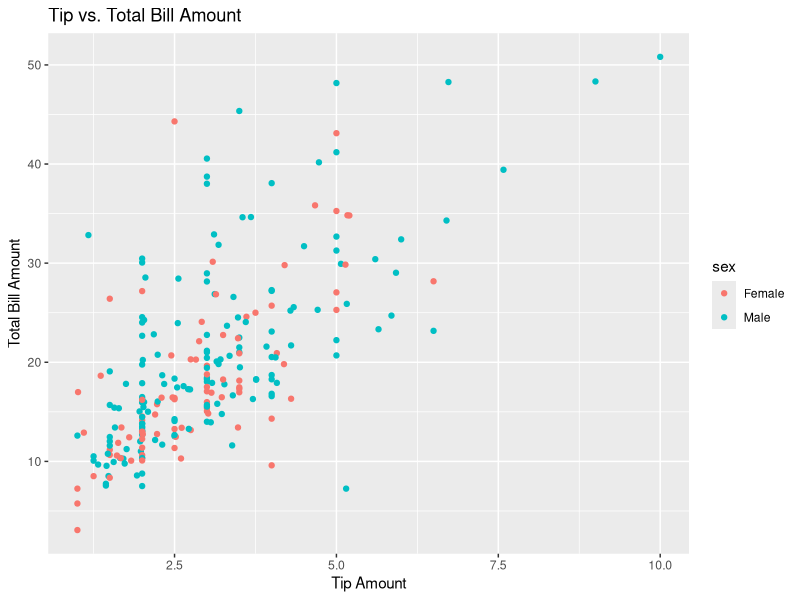
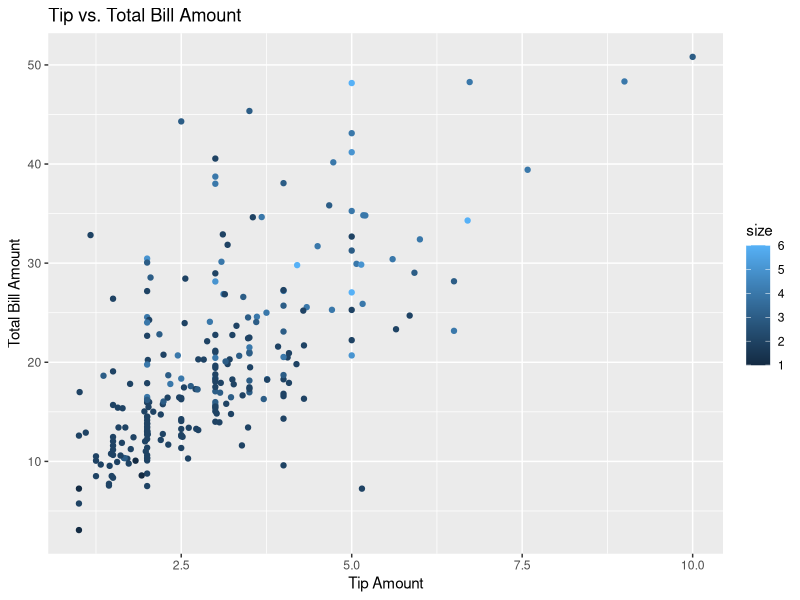
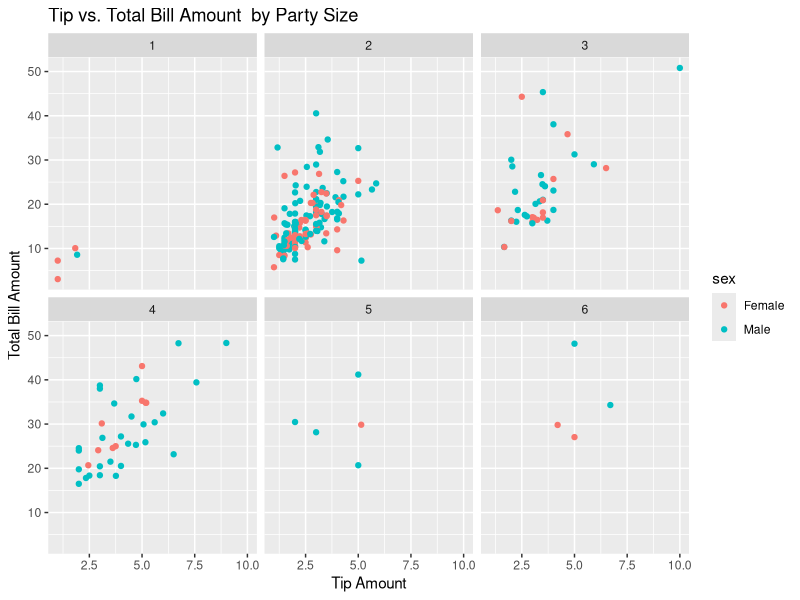
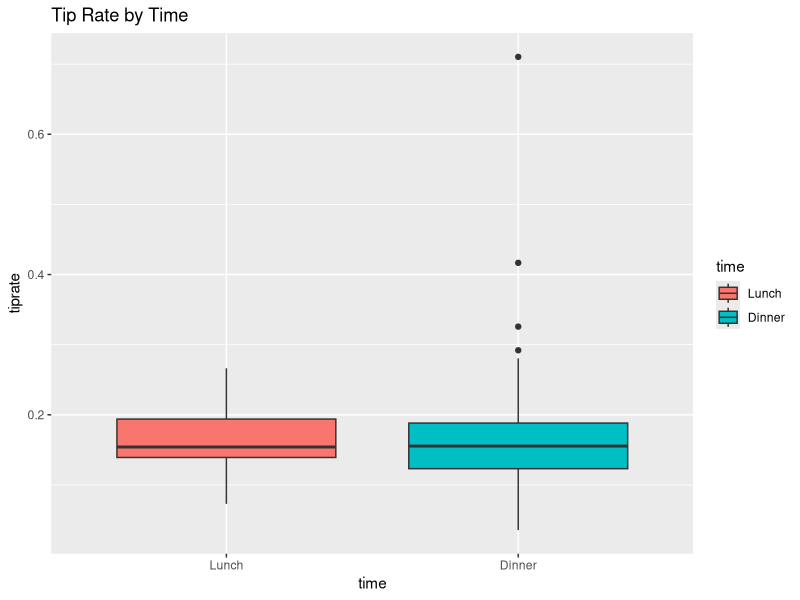
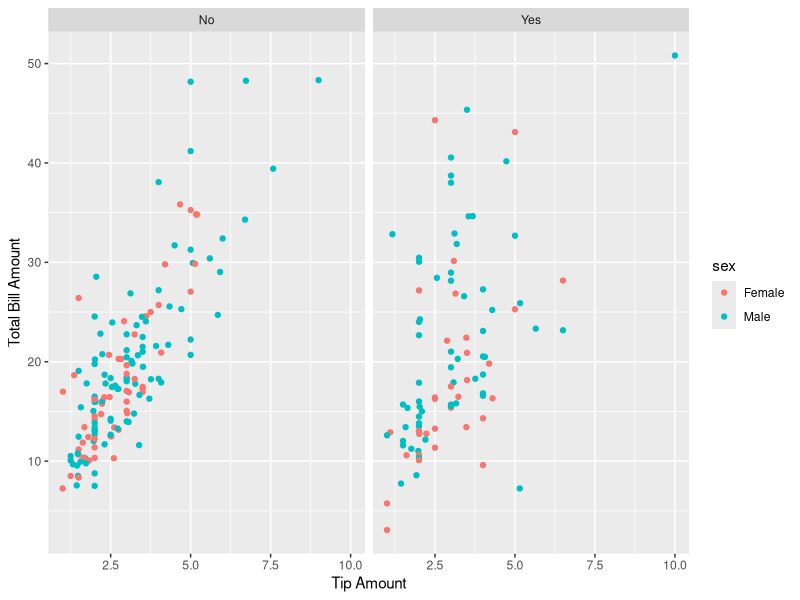
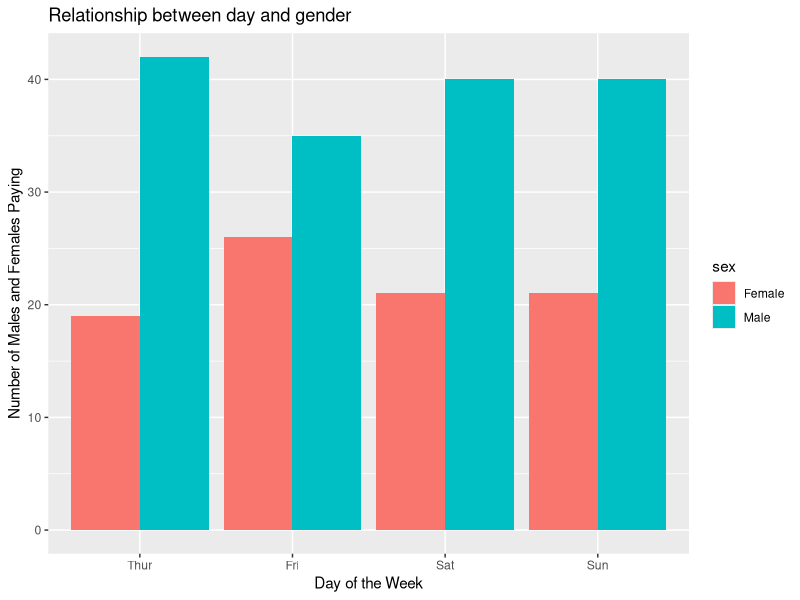

Write R code to recreate these figures, in order.
## ---- chunk 1
knitr::opts_chunk$set(echo = TRUE)
## ---- chunk 2
data(tips, package = "reshape2") # Loading the data set.
## ---- chunk 3
# How many parties did the waiter serve? Don't forget to store the number and print

names(tips)

numParty <- sum(table(tips$size))
print(numParty)


## ---- chunk 4
#What are the types of variables in the data frame?

str(tips) 
summary(tips)

## ---- chunk 5

tips$day <- levels(factor(tips$day, levels = c("Thur", "Fri", "Sat", "Sun"))) #Reordered the factor variable day
day <- tips$day #Store the vector to the variable name day
print(day) #Print the variable 
head(tips, 20) #Checking to make sure the variabel is ordered correctly in the dataframe

## ---- chunk 6
female5 <- tips[tips$sex == "Female" & tips$size >= 5,] # Created a data frame with desired conditions using logical operators
print(female5)
## ---- chunk 7
library(ggplot2)

cor(tips$tip, tips$total_bill)

ggplot(tips, aes(x = tip, y = total_bill, color = sex))+
  geom_point() + xlab("Tip Amount") + ylab("Total Bill Amount") + ggtitle("Tip vs. Total Bill Amount")

ggplot(tips, aes(x = tip, y = total_bill, color = size))+
  geom_point() + xlab("Tip Amount") + ylab("Total Bill Amount") + ggtitle("Tip vs. Total Bill Amount")


ggplot(tips, aes(x = tip, y = total_bill, color = sex))+
  geom_point() + xlab("Tip Amount") + ylab("Total Bill Amount") + ggtitle("Tip vs. Total Bill Amount  by Party Size") +
  facet_wrap(~size, ncol = 3)
## ---- chunk 8
#??tips

tips["tiprate"] <- NA

tips$tiprate = tips$tip / tips$total_bill

summary(tips$tiprate) 

## ---- chunk 9
tips$time <- factor(tips$time, levels = c("Lunch", "Dinner"))

ggplot(tips, aes(x = time, y = tiprate))+
  geom_boxplot(aes( fill = time)) + ggtitle("Tip Rate by Time")
## ---- chunk 10
ggplot(tips, aes(x = tip, total_bill, color = sex))+
  geom_point() + xlab("Tip Amount") + ylab("Total Bill Amount")+
  facet_wrap(~smoker)

## ---- chunk 11
tips$day <- factor(tips$day, levels = c("Thur", "Fri", "Sat", "Sun"))

ggplot(tips, aes(x = day))+
  geom_bar(aes(fill = sex), position = "dodge") + ggtitle("Relationship between day and gender") + ylab("Number of Males and Females Paying") + xlab("Day of the Week")
  
